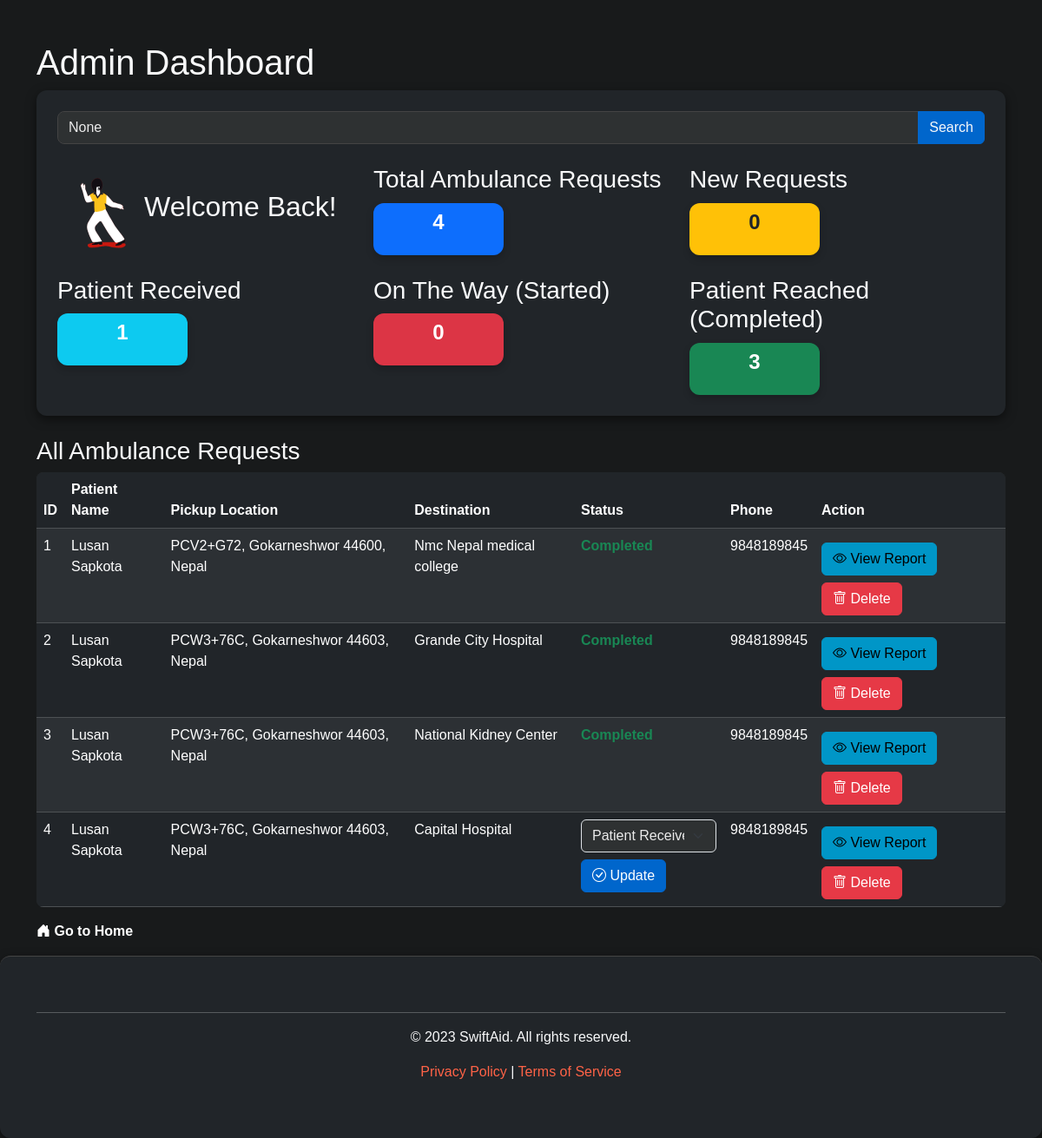
Page /admin_dashboard on the committed database.
### tables this page shows
CREATE TABLE ambulance_requests (
            id INTEGER PRIMARY KEY AUTOINCREMENT,
            user_id INTEGER,
            patient_name TEXT,
            contact TEXT,
            pickup_location TEXT,
            destination TEXT,
            ambulance_type TEXT,
            origin_lat REAL NOT NULL,
            origin_lng REAL NOT NULL,
            destination_lat REAL,
            destination_lng REAL,
            status TEXT DEFAULT 'Pending',
            estimated_arrival_time TEXT,
            estimated_completion_time TEXT,
            pickup_lat REAL,
            pickup_lng REAL, request_time TEXT, estimated_time_minutes INTEGER,
            FOREIGN KEY (user_id) REFERENCES users(id)
        );

### app.py (the view)
@app.route('/admin_dashboard', methods=['GET', 'POST'])
def admin_dashboard():
    search_query = request.args.get('search', '')  # Get search query, default to empty string
    conn = sqlite3.connect('users.db')
    cursor = conn.cursor()
    if search_query:
        search_query = '%' + search_query + '%'
        cursor.execute('''SELECT id, patient_name, pickup_location, destination, status, contact, estimated_arrival_time
                          FROM ambulance_requests
                          WHERE patient_name LIKE ? OR contact LIKE ?''', (search_query, search_query))
    else:
        cursor.execute('''SELECT id, patient_name, pickup_location, destination, status, contact, estimated_arrival_time
                          FROM ambulance_requests''')
    all_requests = cursor.fetchall()
    cursor.execute('SELECT id, patient_name, pickup_location, destination, status, contact, estimated_arrival_time FROM ambulance_requests WHERE status = "New"')
    new_requests = cursor.fetchall()
    cursor.execute('SELECT id, patient_name, pickup_location, destination, status, contact, estimated_arrival_time FROM ambulance_requests WHERE status = "Started"')
    on_the_way = cursor.fetchall()
    cursor.execute('SELECT id, patient_name, pickup_location, destination, status, contact, estimated_arrival_time FROM ambulance_requests WHERE status = "Patient Received"')
    patient_received = cursor.fetchall()
    cursor.execute('SELECT id, patient_name, pickup_location, destination, status, contact, estimated_arrival_time FROM ambulance_requests WHERE status = "Patient Reached"')
    patient_reached = cursor.fetchall()
    cursor.execute('SELECT id, patient_name, pickup_location, destination, status, contact, estimated_arrival_time FROM ambulance_requests WHERE status = "Assigned"')
    assigned_requests = cursor.fetchall()
    cursor.execute('SELECT id, patient_name, pickup_location, destination, status, contact, estimated_arrival_time FROM ambulance_requests WHERE status = "Rejected"')
    rejected_requests = cursor.fetchall()
    cursor.execute('SELECT username FROM admins')
    admins = cursor.fetchall()
    print(admins)
    conn.close()
    return render_template('admin_dashboard.html', title="Admin Dashboard",
                           all_requests=all_requests, new_requests=new_requests,
                           on_the_way=on_the_way, patient_received=patient_received,
                           patient_reached=patient_reached, assigned_requests=assigned_requests,
                           rejected_requests=rejected_requests, search_query=search_query,
                           admins=admins)

### templates/admin_dashboard.html (shortened to what this page needs)
<!DOCTYPE html>
<html lang="en">
<head>
    <link rel="stylesheet" href="https://cdn.jsdelivr.net/npm/bootstrap@5.3.0-alpha1/dist/css/bootstrap.min.css">
    <link rel="stylesheet" href="{{ url_for('static', filename='css/dashboard.css') }}">
    <link rel="stylesheet" href="{{ url_for('static', filename='css/style.css') }}">
    <link href="https://cdn.jsdelivr.net/npm/bootstrap-icons/font/bootstrap-icons.css" rel="stylesheet">
</head>
<body>
    <div class="container mt-5">
        <h1 class="text-light mb-2">Admin Dashboard</h1>
        <div class="container bg-dark text-light p-4">
            <form method="GET" action="{{ url_for('admin_dashboard') }}" class="mb-4 text-light">
                <div class="input-group text-light">
                    <input type="text" name="search" class="form-control" placeholder="Search by Patient Name" value="{{ request.args.get('search') }}">
                    <button class="btn btn-primary text-light" type="submit">Search</button>
                </div>
            </form>
            <div class="row mt-4">
                <div class="col-md-4 d-flex">
                    <img src="{{ url_for('static', filename='images/dance-dance-dance.gif') }}" alt="dance-dance-dance" width="100" height="100">
                    <h2 class="text-light justify-content-center align-self-center">Welcome Back!</h2>
                </div>
                <div class="col-md-4">
                    <h3>Total Ambulance Requests</h3>
                    <div class="number-box bg-primary">
                        <p>{{ all_requests|length }}</p>
                    </div>
                </div>
                <div class="col-md-4">
                    <h3>New Requests</h3>
                    <div class="number-box bg-warning">
                        <p>{{ new_requests|length }}</p>
                    </div>
                </div>
            </div>
            <div class="row mt-4">
                <div class="col-md-4">
                    <h3>Patient Received</h3>
                    <div class="number-box bg-info">
                        <p>{{ patient_received|length }}</p>
                    </div>
                </div>
                <div class="col-md-4">
                    <h3>On The Way (Started)</h3>
                    <div class="number-box bg-danger">
                        <p>{{ on_the_way|length }}</p>
                    </div>
                </div>
                <div class="col-md-4">
                    <h3>Patient Reached (Completed)</h3>
                    <div class="number-box bg-success">
                        <p>{{ patient_reached|length }}</p>
                    </div>
                </div>
            </div>
        </div>
        <h3 class="text-light mt-4 mb-2">All Ambulance Requests</h3>
        <table class="table table-dark table-striped">
            <thead>
                <tr>
                    <th>ID</th>
                    <th>Patient Name</th>
                    <th>Pickup Location</th>
                    <th>Destination</th>
                    <th>Status</th>
                    <th>Phone</th>
                    <th>Action</th>
                </tr>
            </thead>
            <tbody>
                {% for req in all_requests %}
                <tr>
                    <td>{{ req[0] }}</td>
                    <td>{{ req[1] if req[1] else 'Unknown' }}</td>
                    <td>{{ req[2] if req[2] else 'Unknown' }}</td>
                    <td>{{ req[3] if req[3] else 'Unknown' }}</td>
                    <td>
                        {% if req[4] == 'Patient Reached' %}
                            <span class="text-success fw-bold">Completed</span>
                        {% else %}
                            <form action="{{ url_for('update_status', req_id=req[0]) }}" method="POST">
                                <select name="status" class="form-select">
                                    <option value="Patient Received" {% if req[4] == 'Patient Received' %}selected{% endif %}>Patient Received</option>
                                </select>
                                <button type="submit" class="btn btn-primary mt-2">
                                    <i class="bi bi-check-circle"></i> Update
                                </button>
                            </form>
                        {% endif %}
                    </td>
                    <td>{{ req[5] if req[5] else 'Unknown' }}</td>
                    <td>
                        <a href="{{ url_for('view_report', req_id=req[0]) }}" class="btn btn-info mt-2">
                            <i class="bi bi-eye"></i> View Report
                        </a>
                        <form id="delete-form-{{ req[0] }}" action="{{ url_for('delete_request', req_id=req[0]) }}" method="POST" style="display:inline;">
                            <button type="button" class="btn btn-danger mt-2" data-bs-toggle="modal" data-bs-target="#deleteModal" data-id="{{ req[0] }}">
                                <i class="bi bi-trash"></i> Delete
                            </button>
                        </form>
                    </td>
                    </tr>
                {% endfor %}
            </tbody>
        </table>
        <div class="mb-3">
            {% import 'macros.html' as icons %}
            {{ icons.bootstrap_icons() }}
        </div>
    </div>
    {% import 'macros.html' as components %}
    {{ components.footer() }}
</body>
</html>

### templates/macros.html (shortened to what this page needs)
{% macro bootstrap_icons() %}
    <link href="https://cdn.jsdelivr.net/npm/bootstrap-icons/font/bootstrap-icons.css" rel="stylesheet">
    <a href="{{ url_for('index') }}" style="text-decoration: none; font-weight: bold; color: white;" class="home-link mb-2">
        <i class="bi bi-house-door-fill"></i> Go to Home
    </a>
{% endmacro %}
{% macro footer() %}
<link href="https://cdn.jsdelivr.net/npm/bootstrap@5.3.3/dist/css/bootstrap.min.css" rel="stylesheet">
<link href="{{ url_for('static', filename='css/style.css') }}" rel="stylesheet">
    <footer class="text-center py-5 bg-dark text-light">
        <div class="container">
            <hr class="border-light">
            <p>&copy; 2023 SwiftAid. All rights reserved.</p>
            <p>
                <a href="{{ url_for('privacy_policy') }}">Privacy Policy</a> |
                <a href="{{ url_for('terms_of_service') }}">Terms of Service</a>
            </p>
        </div>
    </footer>
{% endmacro %}

### static/css/dashboard.css (style rules this page uses)
body { background-color: #181a1b !important; color: #eaeaea; font-family: 'Segoe UI', Tahoma, Geneva, Verdana, sans-serif; }
h1, h3 { color: #ffffff; }
.container { max-width: 1200px; }
.bg-dark { background-color: #1f2123 !important; border-radius: 12px; box-shadow: 0 4px 12px rgba(0, 0, 0, 0.5); }
.table { color: #eaeaea; background-color: #2a2c2d; border-radius: 8px; overflow: hidden; }
.table th { color: #ffffff; background-color: #343a40; }
.table-striped tbody tr:nth-of-type(odd) { background-color: #2e3132; }
.input-group input { background-color: #2e3132; border: none; color: #eaeaea; border-radius: 8px; }
.form-select { background-color: #2e3132 !important; color: #eaeaea !important; border: none; border-radius: 8px; }
.btn-primary { background-color: #0066cc !important; border-color: #0066cc !important; color: #ffffff; border-radius: 8px; transition: all 0.3s ease; }
.btn-danger { background-color: #e63946 !important; border-color: #e63946 !important; border-radius: 8px; transition: all 0.3s ease; }
.btn-info { background-color: #0096c7 !important; border-color: #0096c7 !important; border-radius: 8px; transition: all 0.3s ease; }
.text-success { color: #38b000 !important; }
.table th, .table td { transition: background-color 0.2s ease; }
.form-control { color: #eaeaea !important; background-color: #2e3132 !important; border: 1px solid #444 !important; }
.form-control::placeholder { color: #888 !important; opacity: 1; }
footer { color: #888; text-align: center; padding: 20px; border-top: 1px solid #444; }
.number-box { display: flex; align-items: center; justify-content: center; width: 150px; height: 60px; color: #fff; border-radius: 12px; font-size: 1.5rem; font-weight: bold; margin-top: 10px; box-shadow: 0 4px 8px rgba(0, 0, 0, 0.2); }
.bg-primary { background-color: #007bff !important; }
.bg-warning { background-color: #ffc107 !important; color: #212529; }
.bg-success { background-color: #28a745 !important; }
.bg-info { background-color: #17a2b8 !important; }
.bg-danger { background-color: #dc3545 !important; }

### static/css/style.css (style rules this page uses)
:root { --primary-color: #1A1A40; --smoke-color: #FAEDE3; --secondary-color: #2F4F4F; --accent-color: #ff6347; --success-color: #28a745; --success-hover-color: #218838; --text-color-light: #f8f9fa; --text-color-dark: #dcdcdc; --body-bg-color: #121212; --overlay-color: rgba(0, 0, 0, 0.85); --button-hover-shadow: 0px 4px 15px rgba(0, 255, 0, 0.4); --link-hover-shadow: 0px 4px 15px rgba(0, 123, 255, 0.4); --font-family: Arial, Helvetica, sans-serif; }
* { font-family: var(--font-family); }
.btn { transition: background-color 0.3s ease, box-shadow 0.3s ease; }
footer a { text-decoration: none; color: var(--accent-color); }

### rows in the picture
ambulance_requests: id "1", patient_name "Lusan Sapkota", pickup_location "PCV2+G72, Gokarneshwor 44600, Nepal", destination "Nmc Nepal medical college", status "Completed", contact "9848189845"
ambulance_requests: id "2", patient_name "Lusan Sapkota", pickup_location "PCW3+76C, Gokarneshwor 44603, Nepal", destination "Grande City Hospital", status "Completed", contact "9848189845"
ambulance_requests: id "3", patient_name "Lusan Sapkota", pickup_location "PCW3+76C, Gokarneshwor 44603, Nepal", destination "National Kidney Center", status "Completed", contact "9848189845"
ambulance_requests: id "4", patient_name "Lusan Sapkota", pickup_location "PCW3+76C, Gokarneshwor 44603, Nepal", destination "Capital Hospital", status "Patient Received", contact "9848189845"

### other values in the picture
{{ all_requests|length }} "4"
{{ new_requests|length }} "0"
{{ patient_received|length }} "1"
{{ on_the_way|length }} "0"
{{ patient_reached|length }} "3"
